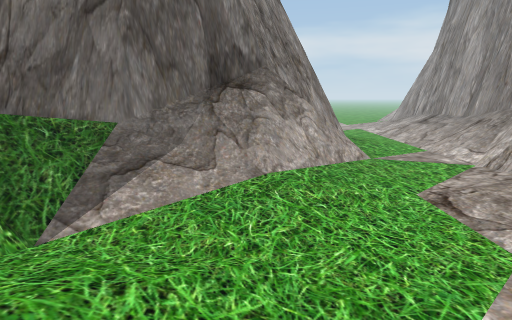
View 1 (above)

13 first-person views from a walk through a Unity game level. The camera is 1.2 m above the floor, tilts 10° down and sees 70° across. The floor is counted in squares, 0.5 m on a side. Each view is taken from the middle of a square. On the plan, view 1 faces up. The plan holds only what a view shows up to about 20 squares ahead; the rest is blank. The place goes on beyond the plan. Some animated figures are not drawn.

View 2
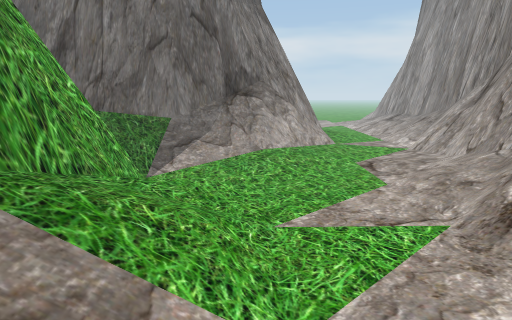

View 3
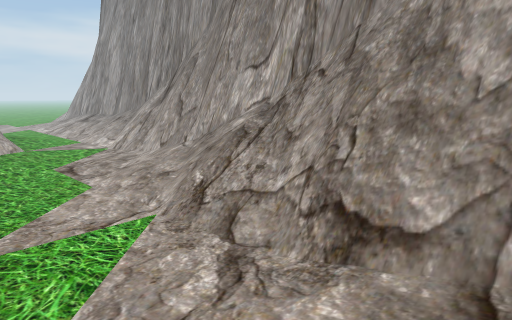

View 4
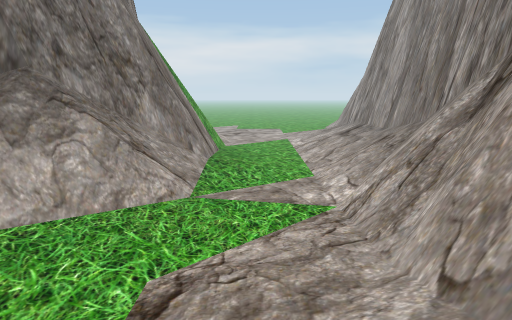

View 5
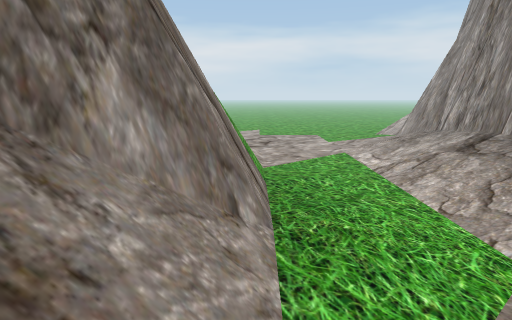

View 6
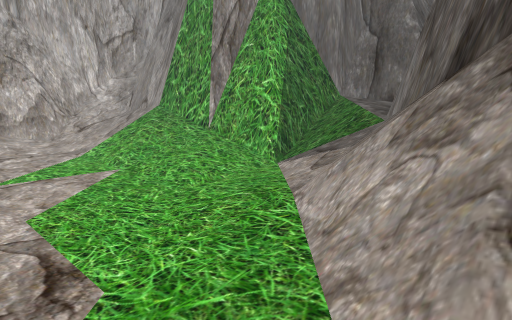

View 7
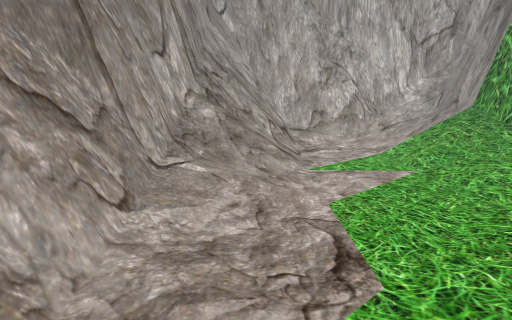

View 8
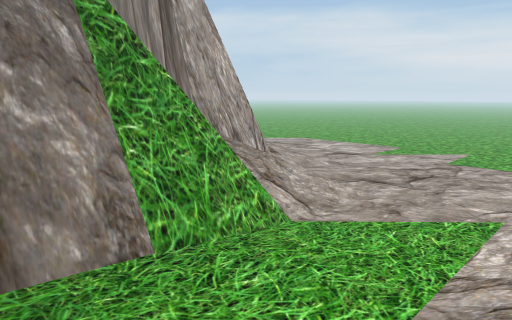

View 9
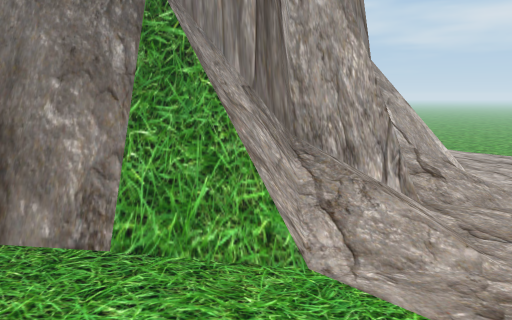

View 10
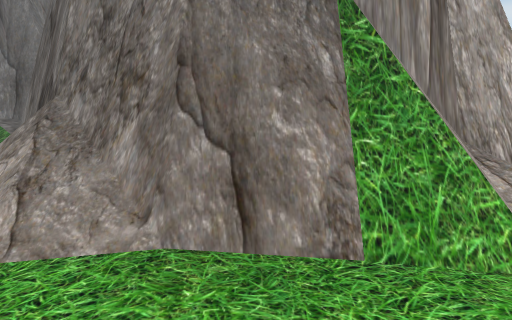

View 11
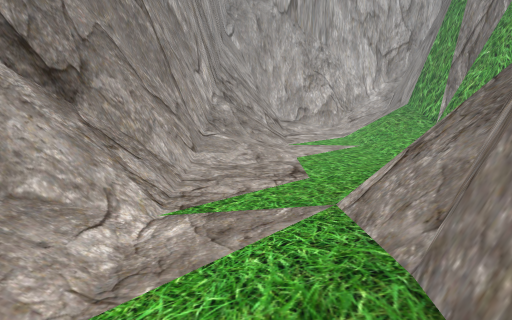

View 12
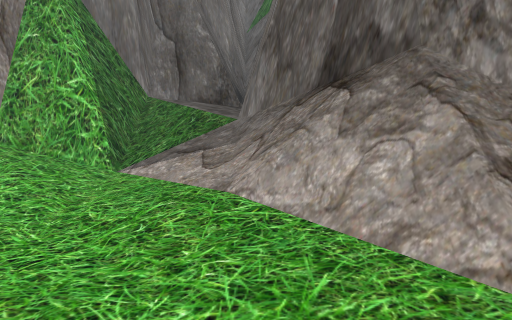

View 13
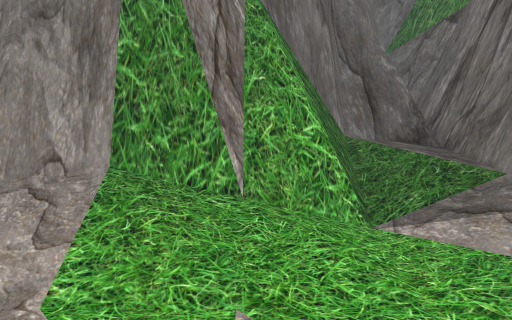

### Floor plan
Key: @ floor where view 1 was taken; # wall or solid block; . main floor; : floor 0.25 m higher than the main floor; + floor 0.5 m higher than the main floor; * floor 0.75 m higher than the main floor; % floor 1 m higher than the main floor; & floor 1.25 m higher than the main floor; / step, stairs or slope; = window, fence, low wall or low ledge; ^ raised ledge.
Columns run from 11 left of view 1 to 11 right of it. Each row starts with its distance up from view 1.
 29        #====........./:
 28        # ###////.....::
 27           ##////.....::
 26            #////...../:
 25            ##///....//+
 24            #^^^=.....:+
 23            ####=.....:+
 22              ##=...../+
 21               #=....//+
 20               #=.....:+
 19               #=:....//
 18              ##=:...///
 17              ##=:...//*
 16             ##=/..../+*
 15            ##=//....:+
 14            #=///....:
 13           ##&///....//
 12         ###   ......//#
 11        ###// #....../#=
 10 #########///:.......==^
  9 #=== %/////:.......#^##
  8 ###=%%////:........#^#
  7   #=/////.........:###
  6   #= ///........./:+##
  5   ##====.........::+##
  4    ####=::.......:/=##
  3      ##=::.......//=##
  2       #=+:......///=#
  1       ##+//.....///=#
  0       ##///@....//=##
 -1        #*//...../==##
 -2       ##*//.....=###
 -3       ##///.....=##
 -4       #=///....:=##
 -5       #=///...::=##
 -6       #=*//..:: ^#

Where each view was taken, in squares from view 1:
view 1: 0 up, 0 right, facing up
view 2: 6 down, 0 right, facing up
view 3: 6 down, 0 right, facing up-right
view 4: 4 up, 6 right, facing up
view 5: 12 up, 4 right, facing up
view 6: 14 up, 6 right, facing down-left
view 7: 14 up, 6 right, facing down
view 8: 18 up, 10 right, facing up-left
view 9: 24 up, 11 right, facing left
view 10: 19 up, 11 right, facing left
view 11: 21 up, 6 right, facing down
view 12: 10 up, 8 right, facing left
view 13: 2 up, 7 right, facing left
